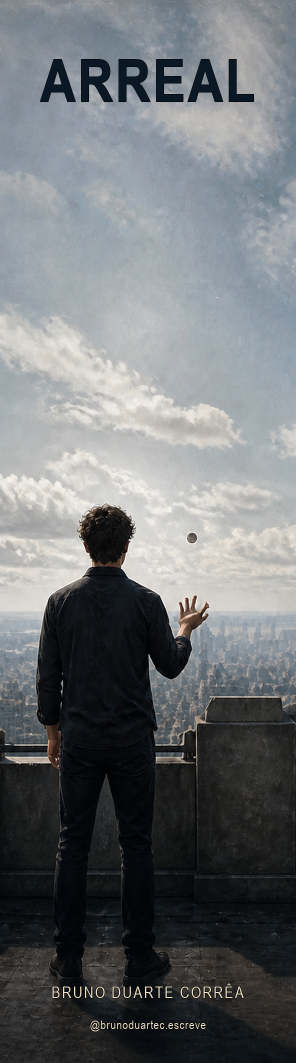
#> input picture output/marketing/marcadores/01_marcador_a_moeda.png, 591 x 2126 px, given in place of exec-750beb9d-6eb2-4fc9-af75-7c58edb2f75e.png, which was not available (shown at 1/2 size)
$ python montar_marcador_final.py
#> lines starting #> are read from the running program, lines starting #| are printed output that depends on the picture; pictures that were not available may be replaced by others from this repository, and a replacement may not be noted
from pathlib import Path

from PIL import Image, ImageDraw, ImageFilter, ImageFont, ImageOps


ROOT = Path(__file__).resolve().parent
ABSTRACT_SOURCE = Path(
    "/Users/bruno.duartec/.codex/generated_images/"
    "01a0103e-f4e9-71b1-8810-d2ca4984d4cb/"
    "exec-750beb9d-6eb2-4fc9-af75-7c58edb2f75e.png"
)
WIDTH, HEIGHT = 591, 2126  # 5 x 18 cm a 300 dpi
FONT_SANS_BOLD = "/System/Library/Fonts/Supplemental/Arial Narrow Bold.ttf"
FONT_SANS = "/System/Library/Fonts/Supplemental/Arial Narrow.ttf"
FONT_SERIF_ITALIC = "/System/Library/Fonts/Supplemental/Georgia Italic.ttf"
FONT_SERIF_BOLD_ITALIC = "/System/Library/Fonts/Supplemental/Georgia Bold Italic.ttf"
GOLD = (226, 177, 103, 255)
CREAM = (239, 231, 216, 255)
NAVY = (7, 17, 25, 255)


def tracked_width(draw, text, font, tracking):
    return sum(draw.textlength(char, font=font) for char in text) + tracking * (len(text) - 1)


def draw_tracked(draw, xy, text, font, fill, tracking, anchor="ma"):
    x, y = xy
    if anchor.startswith("m"):
        x -= tracked_width(draw, text, font, tracking) / 2
    for char in text:
        draw.text((x, y), char, font=font, fill=fill, anchor="la")
        x += draw.textlength(char, font=font) + tracking


def make_front():
    front = Image.open(ROOT / "04_marcador_capa.png").convert("RGB")
    front.save(ROOT / "marcador_final_frente.png", dpi=(300, 300))
    return front


def make_back():
    source = Image.open(ABSTRACT_SOURCE).convert("RGB")
#> source is the input picture: PIL image 591x2126 RGB; mean R, G, B 109.7, 113.2, 115.8
    back = ImageOps.fit(
        source,
        (WIDTH, HEIGHT),
        method=Image.Resampling.LANCZOS,
        centering=(0.5, 0.5),
    ).convert("RGBA")

    # Escurece a textura para dar prioridade à frase, sem criar figura narrativa.
    back.alpha_composite(Image.new("RGBA", back.size, (3, 12, 20, 92)))
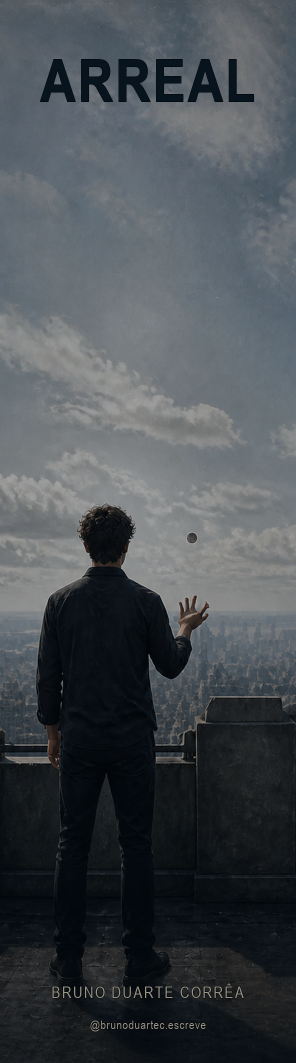
#> back: PIL image 591x2126 RGBA (shown at 1/2 size); mean R, G, B, A 71.2, 76.7, 81.2, 255
    draw = ImageDraw.Draw(back)

    title_font = ImageFont.truetype(FONT_SANS_BOLD, 82)
    quote_font = ImageFont.truetype(FONT_SERIF_ITALIC, 55)
    emphasis_font = ImageFont.truetype(FONT_SERIF_BOLD_ITALIC, 78)
    author_font = ImageFont.truetype(FONT_SANS, 31)
    social_font = ImageFont.truetype(FONT_SANS, 24)

    draw_tracked(draw, (WIDTH / 2, 112), "ARREAL", title_font, GOLD, 4)

    # Filetes puramente gráficos, dentro da margem segura.
    draw.line((162, 390, 429, 390), fill=(226, 177, 103, 155), width=2)
    draw.line((162, 1530, 429, 1530), fill=(226, 177, 103, 155), width=2)

    lines = [
        ("“Todo ser humano", quote_font, CREAM),
        ("é capaz de", quote_font, CREAM),
        ("muito mais", emphasis_font, GOLD),
        ("do que imagina.”", quote_font, CREAM),
    ]
    ys = [690, 825, 960, 1125]
    for (text, font, color), y in zip(lines, ys):
        draw.text((WIDTH / 2, y), text, font=font, fill=color, anchor="ma", align="center")

    draw_tracked(
        draw,
        (WIDTH / 2, HEIGHT - 160),
        "BRUNO DUARTE CORRÊA",
        author_font,
        GOLD,
        3,
    )
    draw_tracked(
        draw,
        (WIDTH / 2, HEIGHT - 91),
        "@brunoduartec.escreve",
        social_font,
        GOLD,
        1,
    )

    result = back.convert("RGB")
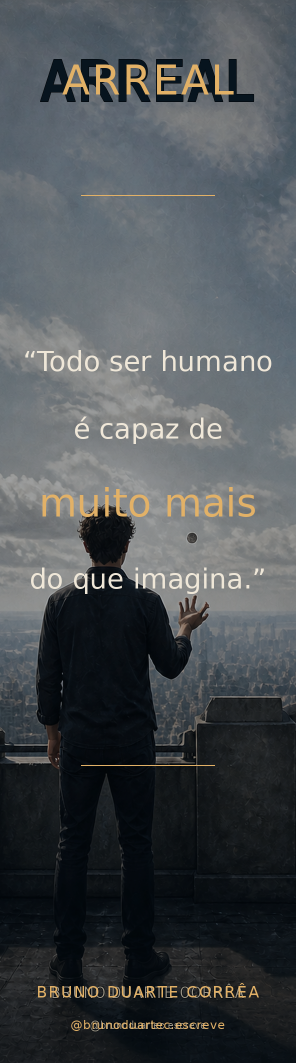
#> result: PIL image 591x2126 RGB (shown at 1/2 size); mean R, G, B 74.7, 79.3, 82.5
    result.save(ROOT / "marcador_final_verso.png", dpi=(300, 300))
    return result


def add_shadow(canvas, image, xy):
    x, y = xy
    shadow = Image.new("RGBA", (image.width + 42, image.height + 42), (0, 0, 0, 0))
    ImageDraw.Draw(shadow).rounded_rectangle(
        (21, 17, image.width + 21, image.height + 17),
        radius=8,
        fill=(0, 0, 0, 115),
    )
    shadow = shadow.filter(ImageFilter.GaussianBlur(15))
    canvas.alpha_composite(shadow, (x - 21, y - 17))
    canvas.alpha_composite(image.convert("RGBA"), (x, y))


def make_preview(front, back):
    canvas = Image.new("RGBA", (1040, 1260), (238, 233, 225, 255))
    draw = ImageDraw.Draw(canvas)
    heading = ImageFont.truetype(FONT_SANS_BOLD, 58)
    label = ImageFont.truetype(FONT_SANS_BOLD, 35)
    draw.text((520, 56), "MARCADOR ARREAL · FINAL", font=heading, fill=NAVY, anchor="ma")

    size = (280, 1008)
    front_preview = front.resize(size, Image.Resampling.LANCZOS)
    back_preview = back.resize(size, Image.Resampling.LANCZOS)
    add_shadow(canvas, front_preview, (170, 150))
    add_shadow(canvas, back_preview, (590, 150))
    draw.text((310, 1190), "FRENTE", font=label, fill=NAVY, anchor="ma")
    draw.text((730, 1190), "VERSO", font=label, fill=NAVY, anchor="ma")

    canvas.convert("RGB").save(
        ROOT / "marcador_final_frente_verso.jpg",
        quality=95,
        dpi=(150, 150),
    )


if __name__ == "__main__":
    print("Montando verso...", flush=True)
    final_back = make_back()
    print("Concluído.", flush=True)
